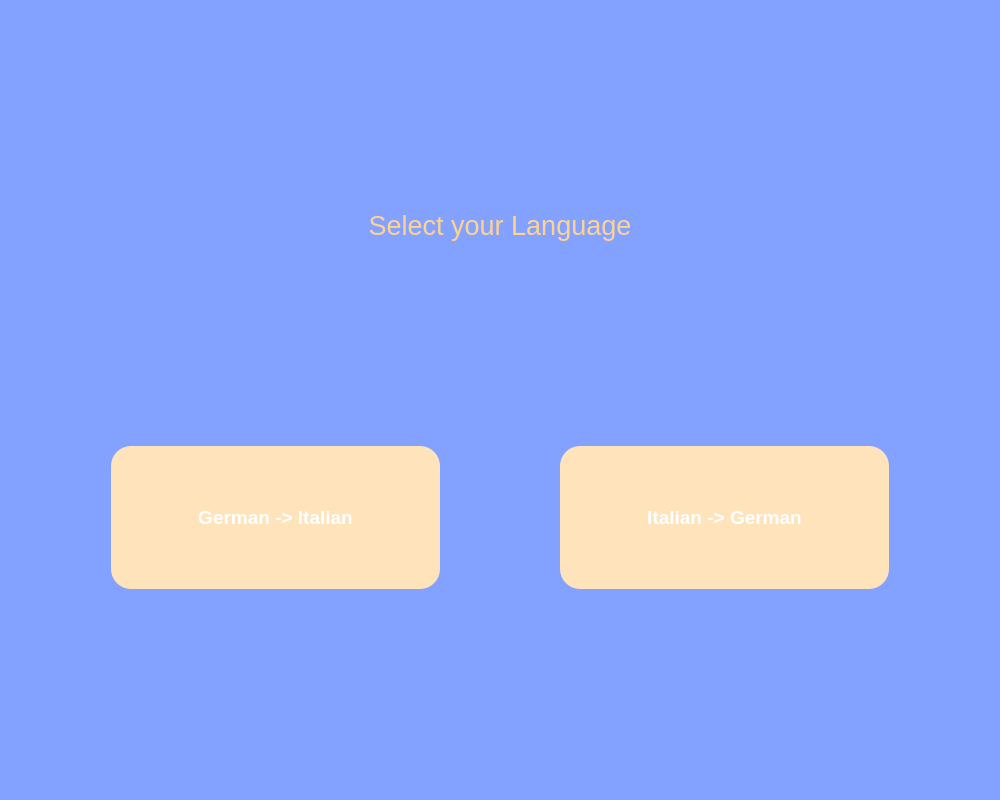
<?xml version="1.0" encoding="UTF-8"?>
<ui version="4.0">
 <class>SelectLanguage</class>
 <widget class="QWidget" name="SelectLanguage">
  <property name="geometry">
   <rect>
    <x>0</x>
    <y>0</y>
    <width>1000</width>
    <height>800</height>
   </rect>
  </property>
  <property name="palette">
   <palette>
    <active>
     <colorrole role="WindowText">
      <brush brushstyle="SolidPattern">
       <color alpha="255">
        <red>255</red>
        <green>255</green>
        <blue>255</blue>
       </color>
      </brush>
     </colorrole>
     <colorrole role="Button">
      <brush brushstyle="SolidPattern">
       <color alpha="255">
        <red>131</red>
        <green>162</green>
        <blue>255</blue>
       </color>
      </brush>
     </colorrole>
     <colorrole role="Light">
      <brush brushstyle="SolidPattern">
       <color alpha="255">
        <red>255</red>
        <green>255</green>
        <blue>255</blue>
       </color>
      </brush>
     </colorrole>
     <colorrole role="Midlight">
      <brush brushstyle="SolidPattern">
       <color alpha="255">
        <red>255</red>
        <green>255</green>
        <blue>255</blue>
       </color>
      </brush>
     </colorrole>
     <colorrole role="Dark">
      <brush brushstyle="SolidPattern">
       <color alpha="255">
        <red>127</red>
        <green>127</green>
        <blue>127</blue>
       </color>
      </brush>
     </colorrole>
     <colorrole role="Mid">
      <brush brushstyle="SolidPattern">
       <color alpha="255">
        <red>170</red>
        <green>170</green>
        <blue>170</blue>
       </color>
      </brush>
     </colorrole>
     <colorrole role="Text">
      <brush brushstyle="SolidPattern">
       <color alpha="255">
        <red>255</red>
        <green>255</green>
        <blue>255</blue>
       </color>
      </brush>
     </colorrole>
     <colorrole role="BrightText">
      <brush brushstyle="SolidPattern">
       <color alpha="255">
        <red>255</red>
        <green>255</green>
        <blue>255</blue>
       </color>
      </brush>
     </colorrole>
     <colorrole role="ButtonText">
      <brush brushstyle="SolidPattern">
       <color alpha="255">
        <red>255</red>
        <green>255</green>
        <blue>255</blue>
       </color>
      </brush>
     </colorrole>
     <colorrole role="Base">
      <brush brushstyle="SolidPattern">
       <color alpha="255">
        <red>131</red>
        <green>162</green>
        <blue>255</blue>
       </color>
      </brush>
     </colorrole>
     <colorrole role="Window">
      <brush brushstyle="SolidPattern">
       <color alpha="255">
        <red>131</red>
        <green>162</green>
        <blue>255</blue>
       </color>
      </brush>
     </colorrole>
     <colorrole role="Shadow">
      <brush brushstyle="SolidPattern">
       <color alpha="255">
        <red>0</red>
        <green>0</green>
        <blue>0</blue>
       </color>
      </brush>
     </colorrole>
     <colorrole role="AlternateBase">
      <brush brushstyle="SolidPattern">
       <color alpha="255">
        <red>255</red>
        <green>255</green>
        <blue>255</blue>
       </color>
      </brush>
     </colorrole>
     <colorrole role="ToolTipBase">
      <brush brushstyle="SolidPattern">
       <color alpha="255">
        <red>255</red>
        <green>255</green>
        <blue>220</blue>
       </color>
      </brush>
     </colorrole>
     <colorrole role="ToolTipText">
      <brush brushstyle="SolidPattern">
       <color alpha="255">
        <red>0</red>
        <green>0</green>
        <blue>0</blue>
       </color>
      </brush>
     </colorrole>
    </active>
    <inactive>
     <colorrole role="WindowText">
      <brush brushstyle="SolidPattern">
       <color alpha="255">
        <red>255</red>
        <green>255</green>
        <blue>255</blue>
       </color>
      </brush>
     </colorrole>
     <colorrole role="Button">
      <brush brushstyle="SolidPattern">
       <color alpha="255">
        <red>131</red>
        <green>162</green>
        <blue>255</blue>
       </color>
      </brush>
     </colorrole>
     <colorrole role="Light">
      <brush brushstyle="SolidPattern">
       <color alpha="255">
        <red>255</red>
        <green>255</green>
        <blue>255</blue>
       </color>
      </brush>
     </colorrole>
     <colorrole role="Midlight">
      <brush brushstyle="SolidPattern">
       <color alpha="255">
        <red>255</red>
        <green>255</green>
        <blue>255</blue>
       </color>
      </brush>
     </colorrole>
     <colorrole role="Dark">
      <brush brushstyle="SolidPattern">
       <color alpha="255">
        <red>127</red>
        <green>127</green>
        <blue>127</blue>
       </color>
      </brush>
     </colorrole>
     <colorrole role="Mid">
      <brush brushstyle="SolidPattern">
       <color alpha="255">
        <red>170</red>
        <green>170</green>
        <blue>170</blue>
       </color>
      </brush>
     </colorrole>
     <colorrole role="Text">
      <brush brushstyle="SolidPattern">
       <color alpha="255">
        <red>255</red>
        <green>255</green>
        <blue>255</blue>
       </color>
      </brush>
     </colorrole>
     <colorrole role="BrightText">
      <brush brushstyle="SolidPattern">
       <color alpha="255">
        <red>255</red>
        <green>255</green>
        <blue>255</blue>
       </color>
      </brush>
     </colorrole>
     <colorrole role="ButtonText">
      <brush brushstyle="SolidPattern">
       <color alpha="255">
        <red>255</red>
        <green>255</green>
        <blue>255</blue>
       </color>
      </brush>
     </colorrole>
     <colorrole role="Base">
      <brush brushstyle="SolidPattern">
       <color alpha="255">
        <red>131</red>
        <green>162</green>
        <blue>255</blue>
       </color>
      </brush>
     </colorrole>
     <colorrole role="Window">
      <brush brushstyle="SolidPattern">
       <color alpha="255">
        <red>131</red>
        <green>162</green>
        <blue>255</blue>
       </color>
      </brush>
     </colorrole>
     <colorrole role="Shadow">
      <brush brushstyle="SolidPattern">
       <color alpha="255">
        <red>0</red>
        <green>0</green>
        <blue>0</blue>
       </color>
      </brush>
     </colorrole>
     <colorrole role="AlternateBase">
      <brush brushstyle="SolidPattern">
       <color alpha="255">
        <red>255</red>
        <green>255</green>
        <blue>255</blue>
       </color>
      </brush>
     </colorrole>
     <colorrole role="ToolTipBase">
      <brush brushstyle="SolidPattern">
       <color alpha="255">
        <red>255</red>
        <green>255</green>
        <blue>220</blue>
       </color>
      </brush>
     </colorrole>
     <colorrole role="ToolTipText">
      <brush brushstyle="SolidPattern">
       <color alpha="255">
        <red>0</red>
        <green>0</green>
        <blue>0</blue>
       </color>
      </brush>
     </colorrole>
    </inactive>
    <disabled>
     <colorrole role="WindowText">
      <brush brushstyle="SolidPattern">
       <color alpha="255">
        <red>255</red>
        <green>255</green>
        <blue>255</blue>
       </color>
      </brush>
     </colorrole>
     <colorrole role="Button">
      <brush brushstyle="SolidPattern">
       <color alpha="255">
        <red>131</red>
        <green>162</green>
        <blue>255</blue>
       </color>
      </brush>
     </colorrole>
     <colorrole role="Light">
      <brush brushstyle="SolidPattern">
       <color alpha="255">
        <red>255</red>
        <green>255</green>
        <blue>255</blue>
       </color>
      </brush>
     </colorrole>
     <colorrole role="Midlight">
      <brush brushstyle="SolidPattern">
       <color alpha="255">
        <red>255</red>
        <green>255</green>
        <blue>255</blue>
       </color>
      </brush>
     </colorrole>
     <colorrole role="Dark">
      <brush brushstyle="SolidPattern">
       <color alpha="255">
        <red>127</red>
        <green>127</green>
        <blue>127</blue>
       </color>
      </brush>
     </colorrole>
     <colorrole role="Mid">
      <brush brushstyle="SolidPattern">
       <color alpha="255">
        <red>170</red>
        <green>170</green>
        <blue>170</blue>
       </color>
      </brush>
     </colorrole>
     <colorrole role="Text">
      <brush brushstyle="SolidPattern">
       <color alpha="255">
        <red>255</red>
        <green>255</green>
        <blue>255</blue>
       </color>
      </brush>
     </colorrole>
     <colorrole role="BrightText">
      <brush brushstyle="SolidPattern">
       <color alpha="255">
        <red>255</red>
        <green>255</green>
        <blue>255</blue>
       </color>
      </brush>
     </colorrole>
     <colorrole role="ButtonText">
      <brush brushstyle="SolidPattern">
       <color alpha="255">
        <red>255</red>
        <green>255</green>
        <blue>255</blue>
       </color>
      </brush>
     </colorrole>
     <colorrole role="Base">
      <brush brushstyle="SolidPattern">
       <color alpha="255">
        <red>131</red>
        <green>162</green>
        <blue>255</blue>
       </color>
      </brush>
     </colorrole>
     <colorrole role="Window">
      <brush brushstyle="SolidPattern">
       <color alpha="255">
        <red>131</red>
        <green>162</green>
        <blue>255</blue>
       </color>
      </brush>
     </colorrole>
     <colorrole role="Shadow">
      <brush brushstyle="SolidPattern">
       <color alpha="255">
        <red>0</red>
        <green>0</green>
        <blue>0</blue>
       </color>
      </brush>
     </colorrole>
     <colorrole role="AlternateBase">
      <brush brushstyle="SolidPattern">
       <color alpha="255">
        <red>255</red>
        <green>255</green>
        <blue>255</blue>
       </color>
      </brush>
     </colorrole>
     <colorrole role="ToolTipBase">
      <brush brushstyle="SolidPattern">
       <color alpha="255">
        <red>255</red>
        <green>255</green>
        <blue>220</blue>
       </color>
      </brush>
     </colorrole>
     <colorrole role="ToolTipText">
      <brush brushstyle="SolidPattern">
       <color alpha="255">
        <red>0</red>
        <green>0</green>
        <blue>0</blue>
       </color>
      </brush>
     </colorrole>
    </disabled>
   </palette>
  </property>
  <property name="windowTitle">
   <string>Select Language</string>
  </property>
  <property name="windowIcon">
   <iconset>
    <normaloff>../../../../../Downloads/icona_gioco.png</normaloff>../../../../../Downloads/icona_gioco.png</iconset>
  </property>
  <property name="styleSheet">
   <string notr="true">QWidget {
	background-color: #83A2FF;
	color: #FFFFFF;
}</string>
  </property>
  <layout class="QVBoxLayout" name="verticalLayout_2">
   <item>
    <layout class="QVBoxLayout" name="verticalLayout" stretch="3,1">
     <property name="leftMargin">
      <number>50</number>
     </property>
     <property name="topMargin">
      <number>0</number>
     </property>
     <property name="rightMargin">
      <number>50</number>
     </property>
     <property name="bottomMargin">
      <number>200</number>
     </property>
     <item>
      <widget class="QLabel" name="label">
       <property name="sizePolicy">
        <sizepolicy hsizetype="Expanding" vsizetype="Expanding">
         <horstretch>1</horstretch>
         <verstretch>1</verstretch>
        </sizepolicy>
       </property>
       <property name="sizeIncrement">
        <size>
         <width>8</width>
         <height>0</height>
        </size>
       </property>
       <property name="font">
        <font>
         <pointsize>20</pointsize>
        </font>
       </property>
       <property name="styleSheet">
        <string notr="true">border-radius: 50%; /* Makes the label circular */
border: 2px solid #000000; /* Border color and width */
padding: 10px; /* Adjust padding as needed */
background-color: #83A2FF;
color: #FFD28F;
border: none;
</string>
       </property>
       <property name="text">
        <string>Select your Language</string>
       </property>
       <property name="alignment">
        <set>Qt::AlignCenter</set>
       </property>
      </widget>
     </item>
     <item>
      <layout class="QHBoxLayout" name="horizontalLayout" stretch="1,1">
       <property name="spacing">
        <number>120</number>
       </property>
       <property name="leftMargin">
        <number>50</number>
       </property>
       <property name="rightMargin">
        <number>50</number>
       </property>
       <item>
        <widget class="QPushButton" name="german_to_italian_button">
         <property name="sizePolicy">
          <sizepolicy hsizetype="Expanding" vsizetype="Expanding">
           <horstretch>1</horstretch>
           <verstretch>1</verstretch>
          </sizepolicy>
         </property>
         <property name="font">
          <font>
           <pointsize>14</pointsize>
           <weight>75</weight>
           <italic>false</italic>
           <bold>true</bold>
          </font>
         </property>
         <property name="styleSheet">
          <string notr="true">QPushButton {
	border-radius: 20px; /* Adjust the radius as needed */
	background-color: #FFE3BB;
}
QPushButton:hover {
	background-color: #FFD28F;
	}
QPushButton:pressed {
	background-color: #B4BDFF;
}</string>
         </property>
         <property name="text">
          <string>German -&gt; Italian</string>
         </property>
        </widget>
       </item>
       <item>
        <widget class="QPushButton" name="italian_to_german_button">
         <property name="sizePolicy">
          <sizepolicy hsizetype="Expanding" vsizetype="Expanding">
           <horstretch>1</horstretch>
           <verstretch>1</verstretch>
          </sizepolicy>
         </property>
         <property name="font">
          <font>
           <pointsize>14</pointsize>
           <weight>75</weight>
           <italic>false</italic>
           <bold>true</bold>
          </font>
         </property>
         <property name="styleSheet">
          <string notr="true">QPushButton {
	border-radius: 20px; /* Adjust the radius as needed */
	background-color: #FFE3BB;
}
QPushButton:hover {
	background-color: #FFD28F;
	}
QPushButton:pressed {
	background-color: #B4BDFF;
}</string>
         </property>
         <property name="text">
          <string>Italian -&gt; German</string>
         </property>
        </widget>
       </item>
      </layout>
     </item>
    </layout>
   </item>
  </layout>
 </widget>
 <resources/>
 <connections/>
</ui>
